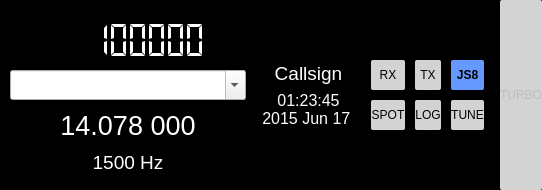
      <widget class="QWidget" name="logHorizontalWidget" native="true">
       <property name="sizePolicy">
        <sizepolicy hsizetype="Preferred" vsizetype="MinimumExpanding">
         <horstretch>0</horstretch>
         <verstretch>1</verstretch>
        </sizepolicy>
       </property>
       <property name="minimumSize">
        <size>
         <width>0</width>
         <height>125</height>
        </size>
       </property>
       <property name="maximumSize">
        <size>
         <width>16777215</width>
         <height>16777215</height>
        </size>
       </property>
       <layout class="QHBoxLayout" name="horizontalLayout_16">
        <property name="spacing">
         <number>0</number>
        </property>
        <property name="leftMargin">
         <number>0</number>
        </property>
        <property name="topMargin">
         <number>0</number>
        </property>
        <property name="rightMargin">
         <number>0</number>
        </property>
        <property name="bottomMargin">
         <number>0</number>
        </property>
        <item>
         <widget class="QFrame" name="logWidget">
          <property name="sizePolicy">
           <sizepolicy hsizetype="Expanding" vsizetype="Minimum">
            <horstretch>0</horstretch>
            <verstretch>0</verstretch>
           </sizepolicy>
          </property>
          <property name="minimumSize">
           <size>
            <width>0</width>
            <height>125</height>
           </size>
          </property>
          <property name="maximumSize">
           <size>
            <width>16777215</width>
            <height>16777215</height>
           </size>
          </property>
          <property name="styleSheet">
           <string notr="true">QFrame { background:black; }</string>
          </property>
          <property name="frameShape">
           <enum>QFrame::Shape::NoFrame</enum>
          </property>
          <property name="frameShadow">
           <enum>QFrame::Shadow::Plain</enum>
          </property>
          <layout class="QHBoxLayout" name="horizontalLayout_17">
           <property name="spacing">
            <number>6</number>
           </property>
           <property name="leftMargin">
            <number>0</number>
           </property>
           <property name="topMargin">
            <number>0</number>
           </property>
           <property name="rightMargin">
            <number>0</number>
           </property>
           <property name="bottomMargin">
            <number>0</number>
           </property>
           <item>
            <widget class="QFrame" name="frame">
             <property name="sizePolicy">
              <sizepolicy hsizetype="Minimum" vsizetype="MinimumExpanding">
               <horstretch>0</horstretch>
               <verstretch>0</verstretch>
              </sizepolicy>
             </property>
             <property name="autoFillBackground">
              <bool>false</bool>
             </property>
             <property name="styleSheet">
              <string notr="true">QFrame { 
	color:white;
	background-color:rgb(0,0,0);
}</string>
             </property>
             <property name="frameShape">
              <enum>QFrame::Shape::NoFrame</enum>
             </property>
             <property name="frameShadow">
              <enum>QFrame::Shadow::Sunken</enum>
             </property>
             <layout class="QVBoxLayout" name="verticalLayout_12">
              <property name="spacing">
               <number>6</number>
              </property>
              <property name="leftMargin">
               <number>10</number>
              </property>
              <property name="topMargin">
               <number>6</number>
              </property>
              <property name="rightMargin">
               <number>0</number>
              </property>
              <property name="bottomMargin">
               <number>6</number>
              </property>
              <item>
               <spacer name="verticalSpacer_6">
                <property name="orientation">
                 <enum>Qt::Orientation::Vertical</enum>
                </property>
                <property name="sizeHint" stdset="0">
                 <size>
                  <width>20</width>
                  <height>10</height>
                 </size>
                </property>
               </spacer>
              </item>
              <item>
               <layout class="QHBoxLayout" name="horizontalLayout_18">
                <property name="topMargin">
                 <number>0</number>
                </property>
                <item>
                 <widget class="QLCDNumber" name="currentFreq">
                  <property name="minimumSize">
                   <size>
                    <width>200</width>
                    <height>40</height>
                   </size>
                  </property>
                  <property name="toolTip">
                   <string>Set Current Frequency</string>
                  </property>
                  <property name="frameShape">
                   <enum>QFrame::Shape::NoFrame</enum>
                  </property>
                  <property name="frameShadow">
                   <enum>QFrame::Shadow::Plain</enum>
                  </property>
                  <property name="lineWidth">
                   <number>0</number>
                  </property>
                  <property name="smallDecimalPoint">
                   <bool>false</bool>
                  </property>
                  <property name="digitCount">
                   <number>10</number>
                  </property>
                  <property name="segmentStyle">
                   <enum>QLCDNumber::SegmentStyle::Flat</enum>
                  </property>
                  <property name="value" stdset="0">
                   <double>1234567890.000000000000000</double>
                  </property>
                  <property name="intValue" stdset="0">
                   <number>1234567890</number>
                  </property>
                 </widget>
                </item>
                <item>
                 <layout class="QVBoxLayout" name="verticalLayout_16">
                  <property name="spacing">
                   <number>0</number>
                  </property>
                  <property name="rightMargin">
                   <number>0</number>
                  </property>
                  <item>
                   <widget class="QPushButton" name="dialFreqUpButton">
                    <property name="minimumSize">
                     <size>
                      <width>30</width>
                      <height>24</height>
                     </size>
                    </property>
                    <property name="maximumSize">
                     <size>
                      <width>30</width>
                      <height>24</height>
                     </size>
                    </property>
                    <property name="cursor">
                     <cursorShape>PointingHandCursor</cursorShape>
                    </property>
                    <property name="toolTip">
                     <string>&lt;html&gt;&lt;head/&gt;&lt;body&gt;&lt;p&gt;Adjust VFO frequency up&lt;/p&gt;&lt;/body&gt;&lt;/html&gt;</string>
                    </property>
                    <property name="autoFillBackground">
                     <bool>false</bool>
                    </property>
                    <property name="styleSheet">
                     <string notr="true">QPushButton {
	background-color:#000;
	background-image:url(&quot;:/images/artwork/up.png&quot;);
	background-position: center center;
	background-repeat:no-repeat;
	border:1px solid;
	border-radius:2px;
}

QPushButton:pressed {
	background-color:#222;	
}</string>
                    </property>
                   </widget>
                  </item>
                  <item>
                   <widget class="QPushButton" name="dialFreqDownButton">
                    <property name="minimumSize">
                     <size>
                      <width>30</width>
                      <height>24</height>
                     </size>
                    </property>
                    <property name="maximumSize">
                     <size>
                      <width>30</width>
                      <height>24</height>
                     </size>
                    </property>
                    <property name="cursor">
                     <cursorShape>PointingHandCursor</cursorShape>
                    </property>
                    <property name="toolTip">
                     <string>&lt;html&gt;&lt;head/&gt;&lt;body&gt;&lt;p&gt;Adjust VFO frequency down&lt;/p&gt;&lt;/body&gt;&lt;/html&gt;</string>
                    </property>
                    <property name="autoFillBackground">
                     <bool>false</bool>
                    </property>
                    <property name="styleSheet">
                     <string notr="true">QPushButton {
	background-color:#000;
	background-image:url(&quot;:/images/artwork/down.png&quot;);
	background-position: center center;
	background-repeat:no-repeat;
	border:1px solid;
	border-radius:2px;
}

QPushButton:pressed {
	background-color:#222;	
}</string>
                    </property>
                   </widget>
                  </item>
                 </layout>
                </item>
               </layout>
              </item>
              <item>
               <widget class="QComboBox" name="bandComboBox">
                <property name="minimumSize">
                 <size>
                  <width>75</width>
                  <height>30</height>
                 </size>
                </property>
                <property name="visible">
                 <bool>false</bool>
                </property>
                <property name="toolTip">
                 <string>&lt;html&gt;&lt;head/&gt;&lt;body&gt;&lt;p&gt;Select operating band or enter frequency in MHz or enter kHz increment followed by k.&lt;/p&gt;&lt;/body&gt;&lt;/html&gt;</string>
                </property>
                <property name="styleSheet">
                 <string notr="true"/>
                </property>
                <property name="editable">
                 <bool>true</bool>
                </property>
                <property name="insertPolicy">
                 <enum>QComboBox::InsertPolicy::NoInsert</enum>
                </property>
               </widget>
              </item>
              <item>
               <widget class="QPushButton" name="labDialFreq">
                <property name="visible">
                 <bool>false</bool>
                </property>
                <property name="styleSheet">
                 <string notr="true">QPushButton {
 font-size: 20pt;
  color : white;
  background-color : black;
}
QPushButton[oob=&quot;true&quot;] {
 color : #EEEEEE;
 font-style: italic;
}
</string>
                </property>
                <property name="text">
                 <string>14.078 000</string>
                </property>
                <property name="flat">
                 <bool>true</bool>
                </property>
               </widget>
              </item>
              <item>
               <widget class="QLabel" name="labDialFreqOffset">
                <property name="sizePolicy">
                 <sizepolicy hsizetype="Minimum" vsizetype="Fixed">
                  <horstretch>0</horstretch>
                  <verstretch>0</verstretch>
                 </sizepolicy>
                </property>
                <property name="visible">
                 <bool>true</bool>
                </property>
                <property name="toolTip">
                 <string>Set Current Frequency Offset</string>
                </property>
                <property name="styleSheet">
                 <string notr="true">QLabel {
font-size: 14pt;
line-height:12pt;
color : white;
}</string>
                </property>
                <property name="text">
                 <string>1500 Hz</string>
                </property>
                <property name="alignment">
                 <set>Qt::AlignmentFlag::AlignCenter</set>
                </property>
                <property name="margin">
                 <number>0</number>
                </property>
               </widget>
              </item>
              <item>
               <spacer name="verticalSpacer_5">
                <property name="orientation">
                 <enum>Qt::Orientation::Vertical</enum>
                </property>
                <property name="sizeHint" stdset="0">
                 <size>
                  <width>20</width>
                  <height>10</height>
                 </size>
                </property>
               </spacer>
              </item>
             </layout>
            </widget>
           </item>
           <item>
            <spacer name="horizontalSpacer_9">
             <property name="orientation">
              <enum>Qt::Orientation::Horizontal</enum>
             </property>
             <property name="sizeType">
              <enum>QSizePolicy::Policy::Expanding</enum>
             </property>
             <property name="sizeHint" stdset="0">
              <size>
               <width>10</width>
               <height>10</height>
              </size>
             </property>
            </spacer>
           </item>
           <item>
            <widget class="QFrame" name="frame_6">
             <property name="styleSheet">
              <string notr="true">QFrame, QLabel { background-color : black; }</string>
             </property>
             <property name="frameShape">
              <enum>QFrame::Shape::NoFrame</enum>
             </property>
             <property name="frameShadow">
              <enum>QFrame::Shadow::Plain</enum>
             </property>
             <property name="lineWidth">
              <number>0</number>
             </property>
             <layout class="QVBoxLayout" name="verticalLayout_15">
              <property name="spacing">
               <number>6</number>
              </property>
              <property name="leftMargin">
               <number>0</number>
              </property>
              <property name="topMargin">
               <number>10</number>
              </property>
              <property name="rightMargin">
               <number>0</number>
              </property>
              <property name="bottomMargin">
               <number>10</number>
              </property>
              <item>
               <spacer name="verticalSpacer_4">
                <property name="orientation">
                 <enum>Qt::Orientation::Vertical</enum>
                </property>
                <property name="sizeHint" stdset="0">
                 <size>
                  <width>20</width>
                  <height>10</height>
                 </size>
                </property>
               </spacer>
              </item>
              <item>
               <widget class="QLabel" name="labCallsign">
                <property name="sizePolicy">
                 <sizepolicy hsizetype="Minimum" vsizetype="Fixed">
                  <horstretch>0</horstretch>
                  <verstretch>0</verstretch>
                 </sizepolicy>
                </property>
                <property name="mouseTracking">
                 <bool>true</bool>
                </property>
                <property name="toolTip">
                 <string>Set Callsign and Grid</string>
                </property>
                <property name="styleSheet">
                 <string notr="true">QLabel {
font-size: 14pt;
line-height:12pt;
color : white;
}</string>
                </property>
                <property name="text">
                 <string>Callsign</string>
                </property>
                <property name="alignment">
                 <set>Qt::AlignmentFlag::AlignCenter</set>
                </property>
               </widget>
              </item>
              <item>
               <widget class="QLabel" name="labUTC">
                <property name="sizePolicy">
                 <sizepolicy hsizetype="Minimum" vsizetype="Fixed">
                  <horstretch>0</horstretch>
                  <verstretch>0</verstretch>
                 </sizepolicy>
                </property>
                <property name="font">
                 <font>
                  <pointsize>14</pointsize>
                 </font>
                </property>
                <property name="styleSheet">
                 <string notr="true">QLabel {
font-size: 14pt;
line-height:12pt;
color : white;
}</string>
                </property>
                <property name="frameShape">
                 <enum>QFrame::Shape::NoFrame</enum>
                </property>
                <property name="frameShadow">
                 <enum>QFrame::Shadow::Plain</enum>
                </property>
                <property name="lineWidth">
                 <number>2</number>
                </property>
                <property name="midLineWidth">
                 <number>0</number>
                </property>
                <property name="text">
                 <string>&lt;html&gt;&lt;head/&gt;&lt;body&gt;&lt;p align=&quot;center&quot;&gt;&lt;span style=&quot; font-size:12pt;&quot;&gt;01:23:45&lt;br/&gt;2015 Jun 17 &lt;/span&gt;&lt;/p&gt;&lt;/body&gt;&lt;/html&gt;</string>
                </property>
                <property name="alignment">
                 <set>Qt::AlignmentFlag::AlignCenter</set>
                </property>
                <property name="margin">
                 <number>5</number>
                </property>
               </widget>
              </item>
              <item>
               <spacer name="verticalSpacer">
                <property name="orientation">
                 <enum>Qt::Orientation::Vertical</enum>
                </property>
                <property name="sizeHint" stdset="0">
                 <size>
                  <width>20</width>
                  <height>10</height>
                 </size>
                </property>
               </spacer>
              </item>
             </layout>
            </widget>
           </item>
           <item>
            <spacer name="horizontalSpacer_10">
             <property name="orientation">
              <enum>Qt::Orientation::Horizontal</enum>
             </property>
             <property name="sizeType">
              <enum>QSizePolicy::Policy::Expanding</enum>
             </property>
             <property name="sizeHint" stdset="0">
              <size>
               <width>10</width>
               <height>10</height>
              </size>
             </property>
            </spacer>
           </item>
           <item>
            <widget class="QFrame" name="buttonGrid">
             <property name="sizePolicy">
              <sizepolicy hsizetype="Minimum" vsizetype="Minimum">
               <horstretch>0</horstretch>
               <verstretch>0</verstretch>
              </sizepolicy>
             </property>
             <property name="minimumSize">
              <size>
               <width>0</width>
               <height>0</height>
              </size>
             </property>
             <property name="styleSheet">
              <string notr="true">QPushButton {
	background-color:lightgray;
	padding:0.25em 0.25em; font-weight:normal;
	border-style:solid;
	border-width:0px;
	border-radius:2px;
 }

QPushButton:checked { 
  background-color:#6699ff;
}</string>
             </property>
             <property name="frameShape">
              <enum>QFrame::Shape::NoFrame</enum>
             </property>
             <property name="frameShadow">
              <enum>QFrame::Shadow::Plain</enum>
             </property>
             <layout class="QGridLayout" name="gridLayout_8" rowstretch="0,0,0,0" columnstretch="1,1,1">
              <property name="sizeConstraint">
               <enum>QLayout::SizeConstraint::SetMinimumSize</enum>
              </property>
              <property name="leftMargin">
               <number>0</number>
              </property>
              <property name="topMargin">
               <number>10</number>
              </property>
              <property name="rightMargin">
               <number>10</number>
              </property>
              <property name="bottomMargin">
               <number>10</number>
              </property>
              <property name="spacing">
               <number>10</number>
              </property>
              <item row="1" column="1">
               <widget class="QPushButton" name="monitorTxButton">
                <property name="enabled">
                 <bool>true</bool>
                </property>
                <property name="sizePolicy">
                 <sizepolicy hsizetype="Preferred" vsizetype="Preferred">
                  <horstretch>0</horstretch>
                  <verstretch>0</verstretch>
                 </sizepolicy>
                </property>
                <property name="minimumSize">
                 <size>
                  <width>0</width>
                  <height>30</height>
                 </size>
                </property>
                <property name="maximumSize">
                 <size>
                  <width>16777215</width>
                  <height>16777215</height>
                 </size>
                </property>
                <property name="font">
                 <font>
                  <bold>false</bold>
                 </font>
                </property>
                <property name="visible">
                 <bool>true</bool>
                </property>
                <property name="toolTip">
                 <string>Enable or disable the transmitter</string>
                </property>
                <property name="styleSheet">
                 <string notr="true">QPushButton {
	background-color:lightgray;
	padding:0.25em 0.25em; font-weight:normal;
	border-style:solid;
	border-width:0px;
	border-radius:2px;
 }

QPushButton:checked { 
  background-color:#22FF22;
}

QPushButton[transmitting=&quot;true&quot;] {
  background-color:#FF2222;
}</string>
                </property>
                <property name="text">
                 <string>TX</string>
                </property>
                <property name="checkable">
                 <bool>true</bool>
                </property>
                <property name="checked">
                 <bool>false</bool>
                </property>
                <property name="flat">
                 <bool>false</bool>
                </property>
               </widget>
              </item>
              <item row="1" column="0">
               <widget class="QPushButton" name="monitorButton">
                <property name="enabled">
                 <bool>true</bool>
                </property>
                <property name="sizePolicy">
                 <sizepolicy hsizetype="Preferred" vsizetype="Preferred">
                  <horstretch>0</horstretch>
                  <verstretch>0</verstretch>
                 </sizepolicy>
                </property>
                <property name="minimumSize">
                 <size>
                  <width>0</width>
                  <height>30</height>
                 </size>
                </property>
                <property name="maximumSize">
                 <size>
                  <width>16777215</width>
                  <height>16777215</height>
                 </size>
                </property>
                <property name="font">
                 <font>
                  <pointsize>9</pointsize>
                  <bold>false</bold>
                 </font>
                </property>
                <property name="toolTip">
                 <string>&lt;html&gt;&lt;head/&gt;&lt;body&gt;&lt;p&gt;Enable or disable the receiver&lt;/p&gt;&lt;/body&gt;&lt;/html&gt;</string>
                </property>
                <property name="styleSheet">
                 <string notr="true">QPushButton {
	background-color:lightgray;
	padding:0.25em 0.25em; font-weight:normal;
	border-style:solid;
	border-width:0px;
	border-radius:2px;
 }

QPushButton:checked { 
  background-color:#22FF22;
}</string>
                </property>
                <property name="text">
                 <string>RX</string>
                </property>
                <property name="checkable">
                 <bool>true</bool>
                </property>
                <property name="checked">
                 <bool>false</bool>
                </property>
                <property name="flat">
                 <bool>false</bool>
                </property>
               </widget>
              </item>
              <item row="0" column="0">
               <spacer name="verticalSpacer_7">
                <property name="orientation">
                 <enum>Qt::Orientation::Vertical</enum>
                </property>
                <property name="sizeType">
                 <enum>QSizePolicy::Policy::MinimumExpanding</enum>
                </property>
                <property name="sizeHint" stdset="0">
                 <size>
                  <width>20</width>
                  <height>10</height>
                 </size>
                </property>
               </spacer>
              </item>
              <item row="3" column="0">
               <spacer name="verticalSpacer_8">
                <property name="orientation">
                 <enum>Qt::Orientation::Vertical</enum>
                </property>
                <property name="sizeType">
                 <enum>QSizePolicy::Policy::MinimumExpanding</enum>
                </property>
                <property name="sizeHint" stdset="0">
                 <size>
                  <width>20</width>
                  <height>10</height>
                 </size>
                </property>
               </spacer>
              </item>
              <item row="2" column="1">
               <widget class="QPushButton" name="logQSOButton">
                <property name="enabled">
                 <bool>true</bool>
                </property>
                <property name="sizePolicy">
                 <sizepolicy hsizetype="Preferred" vsizetype="Preferred">
                  <horstretch>0</horstretch>
                  <verstretch>0</verstretch>
                 </sizepolicy>
                </property>
                <property name="minimumSize">
                 <size>
                  <width>0</width>
                  <height>30</height>
                 </size>
                </property>
                <property name="maximumSize">
                 <size>
                  <width>16777215</width>
                  <height>16777215</height>
                 </size>
                </property>
                <property name="font">
                 <font>
                  <pointsize>9</pointsize>
                  <bold>false</bold>
                 </font>
                </property>
                <property name="visible">
                 <bool>true</bool>
                </property>
                <property name="toolTip">
                 <string>&lt;html&gt;&lt;head/&gt;&lt;body&gt;&lt;p&gt;Insert a new entry into the log&lt;/p&gt;&lt;/body&gt;&lt;/html&gt;</string>
                </property>
                <property name="styleSheet">
                 <string notr="true">QPushButton {
	background-color:lightgray;
	padding:0.25em 0.25em; font-weight:normal;
	border-style:solid;
	border-width:0px;
	border-radius:2px;
 }

QPushButton:checked { 
  background-color:#6699ff;
}</string>
                </property>
                <property name="text">
                 <string>LOG</string>
                </property>
                <property name="flat">
                 <bool>false</bool>
                </property>
               </widget>
              </item>
              <item row="2" column="2">
               <widget class="QPushButton" name="tuneButton">
                <property name="enabled">
                 <bool>true</bool>
                </property>
                <property name="sizePolicy">
                 <sizepolicy hsizetype="Preferred" vsizetype="Preferred">
                  <horstretch>0</horstretch>
                  <verstretch>0</verstretch>
                 </sizepolicy>
                </property>
                <property name="minimumSize">
                 <size>
                  <width>0</width>
                  <height>30</height>
                 </size>
                </property>
                <property name="maximumSize">
                 <size>
                  <width>16777215</width>
                  <height>16777215</height>
                 </size>
                </property>
                <property name="font">
                 <font>
                  <pointsize>9</pointsize>
                  <bold>false</bold>
                 </font>
                </property>
                <property name="toolTip">
                 <string>&lt;html&gt;&lt;head/&gt;&lt;body&gt;&lt;p&gt;Transmit a tuning tone&lt;/p&gt;&lt;/body&gt;&lt;/html&gt;</string>
                </property>
                <property name="styleSheet">
                 <string notr="true">QPushButton {
	background-color:lightgray;
	padding:0.25em 0.25em; font-weight:normal;
	border-style:solid;
	border-width:0px;
	border-radius:2px;
 }

QPushButton:checked { 
  background-color:#6699ff;
}</string>
                </property>
                <property name="text">
                 <string>TUNE</string>
                </property>
                <property name="checkable">
                 <bool>true</bool>
                </property>
                <property name="flat">
                 <bool>false</bool>
                </property>
               </widget>
              </item>
              <item row="1" column="2">
               <widget class="QPushButton" name="modeButton">
                <property name="enabled">
                 <bool>true</bool>
                </property>
                <property name="sizePolicy">
                 <sizepolicy hsizetype="Preferred" vsizetype="Preferred">
                  <horstretch>0</horstretch>
                  <verstretch>0</verstretch>
                 </sizepolicy>
                </property>
                <property name="minimumSize">
                 <size>
                  <width>0</width>
                  <height>30</height>
                 </size>
                </property>
                <property name="maximumSize">
                 <size>
                  <width>16777215</width>
                  <height>16777215</height>
                 </size>
                </property>
                <property name="font">
                 <font>
                  <bold>true</bold>
                 </font>
                </property>
                <property name="toolTip">
                 <string>&lt;html&gt;&lt;head/&gt;&lt;body&gt;&lt;p&gt;Set the JS8 mode settings&lt;/p&gt;&lt;/body&gt;&lt;/html&gt;</string>
                </property>
                <property name="styleSheet">
                 <string notr="true">QPushButton {
padding:0.25em 0.25em; font-weight:bold;
border-style:solid;
border-width:0px;
border-radius:2px;
background-color:#6699ff;
}

QPushButton:checked {
background-color:#6699ff;
}</string>
                </property>
                <property name="text">
                 <string>JS8</string>
                </property>
                <property name="checkable">
                 <bool>true</bool>
                </property>
                <property name="flat">
                 <bool>false</bool>
                </property>
               </widget>
              </item>
              <item row="2" column="0">
               <widget class="QPushButton" name="spotButton">
                <property name="enabled">
                 <bool>true</bool>
                </property>
                <property name="sizePolicy">
                 <sizepolicy hsizetype="Preferred" vsizetype="Preferred">
                  <horstretch>0</horstretch>
                  <verstretch>0</verstretch>
                 </sizepolicy>
                </property>
                <property name="minimumSize">
                 <size>
                  <width>0</width>
                  <height>30</height>
                 </size>
                </property>
                <property name="maximumSize">
                 <size>
                  <width>16777215</width>
                  <height>16777215</height>
                 </size>
                </property>
                <property name="font">
                 <font>
                  <pointsize>9</pointsize>
                  <bold>false</bold>
                 </font>
                </property>
                <property name="toolTip">
                 <string>&lt;html&gt;&lt;head/&gt;&lt;body&gt;&lt;p&gt;Spot to reporting networks&lt;/p&gt;&lt;/body&gt;&lt;/html&gt;</string>
                </property>
                <property name="styleSheet">
                 <string notr="true">QPushButton {
        background-color:lightgray;
        padding:0.25em 0.25em; font-weight:normal;
        border-style:solid;
        border-width:0px;
        border-radius:2px;
 }

QPushButton:checked {
  background-color:#6699ff;
}</string>
                </property>
                <property name="text">
                 <string>SPOT</string>
                </property>
                <property name="checkable">
                 <bool>true</bool>
                </property>
                <property name="flat">
                 <bool>false</bool>
                </property>
               </widget>
              </item>
             </layout>
            </widget>
           </item>
           <item>
            <widget class="QPushButton" name="turboButton">
             <property name="enabled">
              <bool>false</bool>
             </property>
             <property name="sizePolicy">
              <sizepolicy hsizetype="Preferred" vsizetype="Preferred">
               <horstretch>0</horstretch>
               <verstretch>0</verstretch>
              </sizepolicy>
             </property>
             <property name="minimumSize">
              <size>
               <width>0</width>
               <height>30</height>
              </size>
             </property>
             <property name="font">
              <font>
               <pointsize>9</pointsize>
               <bold>false</bold>
              </font>
             </property>
             <property name="visible">
              <bool>false</bool>
             </property>
             <property name="styleSheet">
              <string notr="true">QPushButton {
     background-color:lightgray;
     padding:0.25em 0.25em; font-weight:normal;
     border-style:solid;
     border-width:0px;
     border-radius:2px;
}

QPushButton:checked {
background-color:#6699ff;
}</string>
             </property>
             <property name="text">
              <string>TURBO</string>
             </property>
             <property name="checkable">
              <bool>true</bool>
             </property>
            </widget>
           </item>
          </layout>
         </widget>
        </item>
       </layout>
      </widget>
